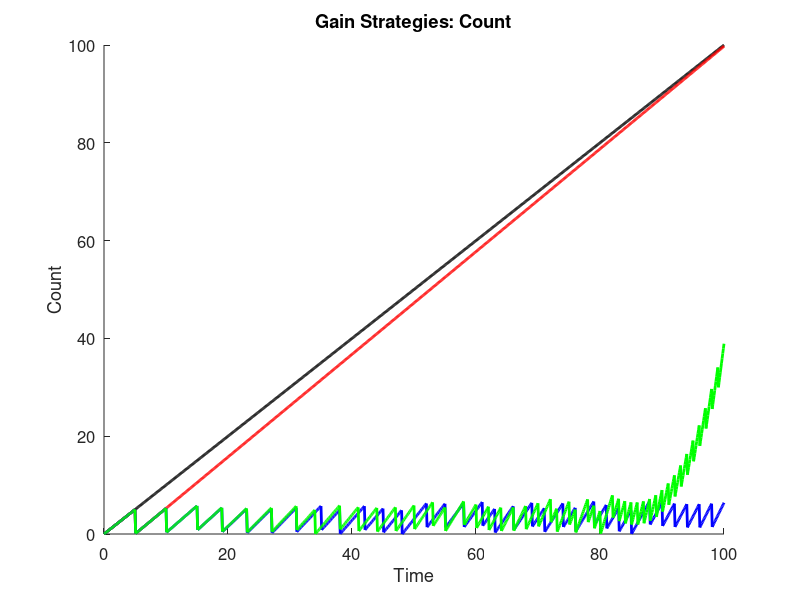
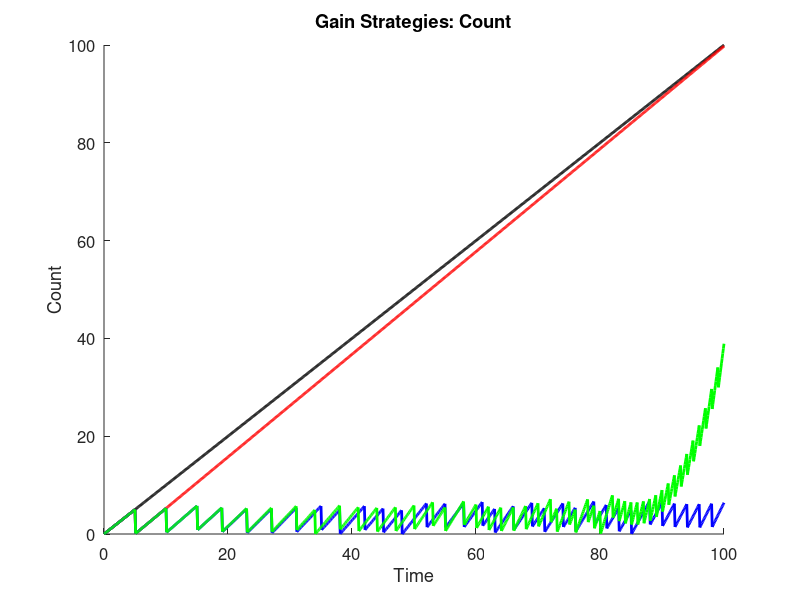
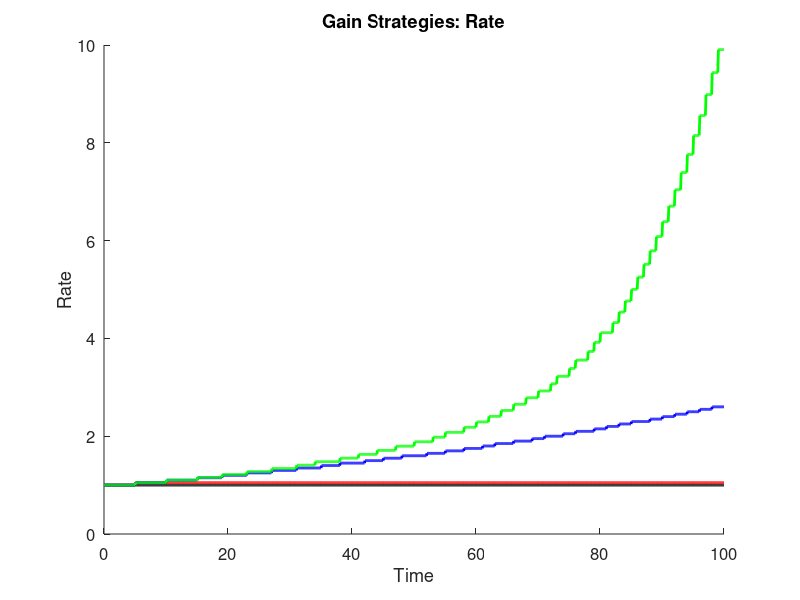
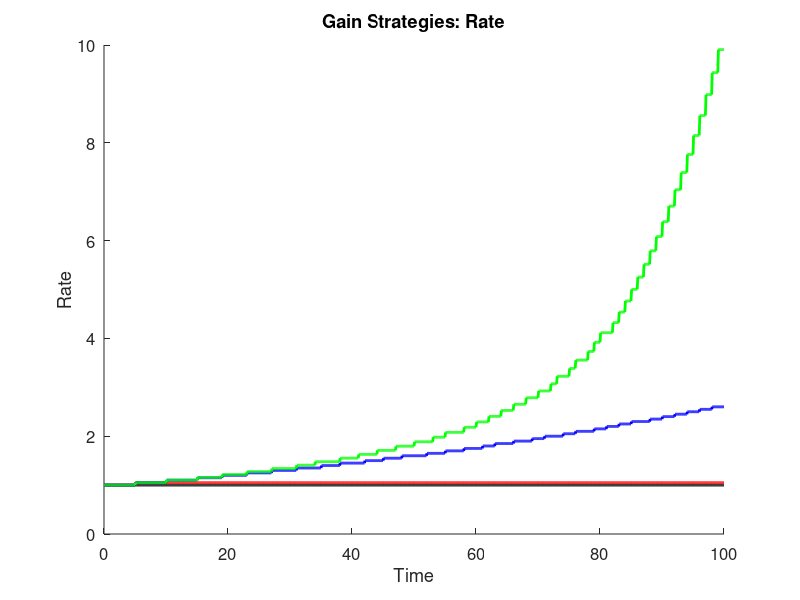

MATLAB code to generate these figures, in order: (Note: this script raises an error after producing the figures.)
% GainStrategies.m
%
% Question: Is it better to spend and increase productivity or to keep a
% steady gain when trying to reach a set amount?
% Answer: This code! (Potentially...)
%
% Code: starting at the same point, with the same gain rate, one case will
% raise steadily as the control.  Different cases will be added to show
% different strategies, such as spending points to increase gain rate,
% doing so once or constantly, for different amounts of gain rate increase,
% etc...
%
% INPUTS:
%
% OUTPUTS:
% 1) Plot with different cases showing gain over set amount of time, very
% long-term
% 2) Spreadsheet with data values
% 3) Spreadsheet with summary
%
% CASES:
% 0) ControlCase - Steady, linear, increasing 1-to-1; will also be uses as
% a counter
% XX) CaseXX - start with steady gain, reach certain amount, spend points
% to increase gain rate, reach certain amount again, spend points to
% increase gain rate again
% VARIABLES: not all may be used
% 1) Spend Amount - minimum spending amount to increase gain rate; will try
% different minimum amounts
% 2) Gain Rate Increase - amount by which gain rate will increase; will try
% different incease amounts
% 3) Type of Increase - addition or multiplication; multiplication will be
% greater, addition will show by how much
% 4) Times to Increase Gain - number of times to spend and increase gain;
% will try limited or continuous
% 5) Limit of Single Increase - number of spending and increase in one
% action; will try minimum of 1 to maximum available

% Clean up MATLAB workstation; check which are needed
close all;
clear all;
clc;

out_dir = 'C:\Users\I2R_Admin\Documents\Work\Study\Git\RepositoryExample\Outputs\'

% Set up output file
gainDetailsFile = 'GainStrategies.xlsx';
IDT = {'Time\Control Case', 'Control Rate', 'Case 1', 'Rate 1', 'Case 2', 'Rate 2', 'Case 3', 'Rate 3'};
IDI = {};
IDD = 0;
rowToWrite = 0;

% Control case details
timeLength = 100;
controlGain = 0.1;
increaseRate = 0.05;

% Case details
sumCase1 = 0;
gainCase1 = controlGain;
haveInc = 0;
sumCase2 = 0;
gainCase2 = controlGain;
sumCase3 = 0;
gainCase3 = controlGain;

for t = 0:controlGain:timeLength
    rowToWrite = rowToWrite + 1;
    
    % Gain
    % Control case
    IDD(rowToWrite, 1) = t;
    IDD(rowToWrite, 2) = controlGain/0.1;
    % Case 1
    IDD(rowToWrite, 3) = sumCase1;
    IDD(rowToWrite, 4) = gainCase1/0.1;
    sumCase1 = sumCase1 + gainCase1;
    % Case 2
    IDD(rowToWrite, 5) = sumCase2;
    IDD(rowToWrite, 6) = gainCase2/0.1;
    sumCase2 = sumCase2 + gainCase2;
	% Case 3
	IDD(rowToWrite, 7) = sumCase3;
	IDD(rowToWrite, 8) = gainCase3/0.1;
	sumCase3 = sumCase3 + gainCase3;
    
    % Change rates
    % Case 1
    if haveInc == 0
        if sumCase1 >= 5
            haveInc = 1;
            sumCase1 = double(single(sumCase1) - 5);
            gainCase1 = gainCase1 + (increaseRate*0.1);
        end
    end
    % Case 2
    if mod(t, 1) == 0
        if sumCase2 >= 5
            sumCase2 = sumCase2 - 5;
            gainCase2 = gainCase2 + (increaseRate*0.1);
        end
    end
	% Case 3
	if mod(t, 1) == 0
		if sumCase3 >= 5
			sumCase3 = sumCase3 - 5;
			gainCase3 = gainCase3*(1 + increaseRate);
		end
	end
end

figure;
hold on
plot(IDD(:, 1), IDD(:, 1), 'k', 'LineWidth', 2);
plot(IDD(:, 1), IDD(:, 3), 'r', 'LineWidth', 2);
plot(IDD(:, 1), IDD(:, 5), 'b', 'LineWidth', 2);
plot(IDD(:, 1), IDD(:, 7), 'g', 'LineWidth', 2);
title('Gain Strategies: Count', 'Interpreter', 'none');
xlabel('Time', 'FontSize', 12);
ylabel('Count', 'FontSize', 12);
set(gca, 'FontSize', 12);
savefig(gcf, [out_dir 'GainStrategies.fig']);
saveas(gcf, [out_dir 'GainStrategies.png']);

figure;
hold on
plot(IDD(:, 1), IDD(:, 2), 'k', 'LineWidth', 2);
plot(IDD(:, 1), IDD(:, 4), 'r', 'LineWidth', 2);
plot(IDD(:, 1), IDD(:, 6), 'b', 'LineWidth', 2);
plot(IDD(:, 1), IDD(:, 8), 'g', 'LineWidth', 2);
title('Gain Strategies: Rate', 'Interpreter', 'none');
xlabel('Time', 'FontSize', 12);
ylabel('Rate', 'FontSize', 12);
set(gca, 'FontSize', 12);
savefig(gcf, [out_dir 'GainRate.fig']);
saveas(gcf, [out_dir 'GainRate.png']);

saveData(out_dir, gainDetailsFile, IDT, IDI, IDD);
